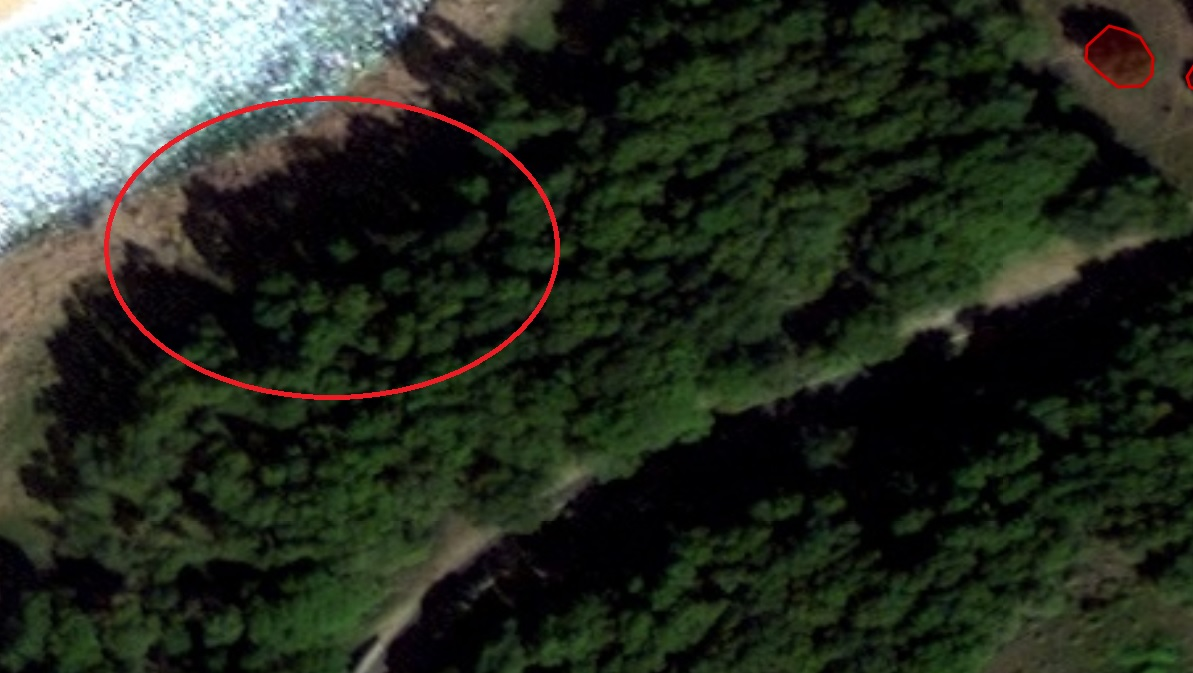
#> input picture imgs/sample_image.jpg, 1193 x 673 px
$ python -i utils.py   (imports and definitions only)   (older library calls are emulated)
#> lines starting #> are read from the running program, lines starting #| are printed output that depends on the picture
# -*- coding: utf-8 -*-
import argparse
import inspect
import numpy as np
import cv2
from scipy.ndimage.filters import median_filter

SAMPLE_SIZE=100
PROCESS=["gamma","kernel","denoise","dehaze", "unsharp", "clahe"]

# [56 lines left out: function parser, not called in this run]

def gamma(image, gamma=1.0):
	"""Adjusts gamma value on input image.
	Parameters
	----------
	image : numpy.ndarray
		A NumPy's ndarray from cv2.imread as an input.
	gamma : float (optional)
		A float containing the gamma value to be adjusted.
		By default it is set to 1.0.
	Returns
	-------
	numpy.ndarray
		A NumPy's ndarray of an image with gamma modified.
	"""
	gamma = gamma or 1.0
	power = (1.0 / gamma)
	table = [((i / 255.0) ** power) * 255.0 for i in np.arange(0, 256)]
	table = np.array([table]).astype("uint8")

	return cv2.LUT(image, table)

# [36 lines left out: functions kernel, denoise, not called in this run]

def get_dark_channel(img):
	"""subfunction for dehaze function (not to be used out of dehaze)
	provides dark channel of an RGB image (1 layer image composed of darkests of RGB pixels)
	Parameters
	----------
	img : numpy.ndarray
		A NumPy's ndarray from cv2.imread as an input.
	Returns
	-------
	numpy.ndarray
		A NumPy's ndarray of an image containing the dark channel.
	"""
	blue, green, red = cv2.split(img)
	dark = cv2.min(cv2.min(blue, green), red)
	kernel = cv2.getStructuringElement(cv2.MORPH_RECT,(15,15))
	return cv2.erode(dark,kernel) #erode filter will remove small white elements from the dark channel (probably noise)

def get_atmospheric_light(img, dark):
	"""subfunction for dehaze function (not to be used out of dehaze)
	provides estimation of the atmosferic light (A) for an image
	Parameters
	----------
	img : numpy.ndarray
		A NumPy's ndarray from cv2.imread as an input.
	dark : numpy.ndarray
		A NumPy's ndarray containing the dark channel of img image (output of get_dark_channel function).
	Returns
	-------
	numpy.ndarray
		A NumPy's ndarray [1,3] containg BGR values for the estimated atmospheric light.
	"""
	img_size = img.shape[0]*img.shape[1]
	dark = dark.reshape(img_size,1)
	sorted_indexes = np.argsort(dark,0)
	sorted_indexes = sorted_indexes[int(0.9*img_size)::] #10% of brightest pixels in the dark channel
	blue, green, red = cv2.split(img)
	gray = (0.299*red + 0.587*green + 0.114*blue) 		#convert RGB to grey
	gray = gray.reshape(img_size, 1)
	position = np.where(gray == max(gray[sorted_indexes]))		#localize brightest grey pixels over lightest dark channel spots
	position = position[0][0]	#position of the lightest grey pixel
	img_vec = img.reshape(img_size,3)

	return (np.array(img_vec[position])).reshape(1,3)			#return RGB values corresponding to the brightest grey pixel - it is assumed it is the atmospheric light

def get_transmission(img, A):
	"""subfunction for dehaze function (not to be used out of dehaze)
	provides map of estimated transmission for an image
	Parameters
	----------
	img : numpy.ndarray
		A NumPy's ndarray from cv2.imread as an input.
	A : numpy.ndarray
		A NumPy's ndarray [1,3] containg BGR values for the atmospheric light.
	Returns
	-------
	numpy.ndarray
		A NumPy's ndarray containg map of estimated transmission.
	"""
	img_t = np.empty(img.shape, img.dtype)
	for layer in range(3):
		#if A[0,layer]==0:
		#	A[0,layer]=1
		img_t[:,:,layer] = img[:,:,layer]/A[0,layer]


	return 1-0.95*get_dark_channel(img_t)

def refine_transmission(img,t_est):
	"""subfunction for dehaze function (not to be used out of dehaze)
	refines map of estimated transmission with soft matting method
	Parameters
	----------
	img : numpy.ndarray
		A NumPy's ndarray from cv2.imread as an input.
	t_est : numpy.ndarray
		A NumPy's ndarray with map of estimated transmission (output of get_transmission function).
	Returns
	-------
	numpy.ndarray
		A NumPy's ndarray containg refined map of transmission.
	"""

	r = 50
	eps = 0.0001

	gray = cv2.cvtColor(img,cv2.COLOR_BGR2GRAY)
	gray = np.float64(gray)/255
	mean_I = cv2.boxFilter(gray,cv2.CV_64F,(r,r))
	mean_p = cv2.boxFilter(t_est, cv2.CV_64F,(r,r))
	mean_Ip = cv2.boxFilter(gray*t_est,cv2.CV_64F,(r,r))
	cov_Ip = mean_Ip - mean_I*mean_p
	mean_II = cv2.boxFilter(gray*gray,cv2.CV_64F,(r,r))
	var_I   = mean_II - mean_I*mean_I
	a = cov_Ip/(var_I + eps)
	b = mean_p - a*mean_I
	mean_a = cv2.boxFilter(a,cv2.CV_64F,(r,r))
	mean_b = cv2.boxFilter(b,cv2.CV_64F,(r,r))

	return mean_a*gray + mean_b

def recover(img, t, A):
	"""subfunction for dehaze function (not to be used out of dehaze)
	recovers dehazed image for a hazed one
	Parameters
	----------
	img : numpy.ndarray
		A NumPy's ndarray from cv2.imread as an input.
	t : numpy.ndarray
		A NumPy's ndarray with map of transmission (output refine_transmission function).
	A : numpy.ndarray
		A NumPy's ndarray [1,3] containg BGR values for the atmospheric light.
	Returns
	-------
	numpy.ndarray
		A NumPy's ndarray containg dehazed BGR image.
	"""
	img_t = np.empty(img.shape, img.dtype)
	t = cv2.max(t,0.1) 	#make sure that transmission is not 0

	for layer in range(3):
		img_t[:,:,layer] = (img[:,:,layer]-A[0,layer])/t + A[0,layer]

	img_t[img_t<0]=0

	return img_t

def dehaze(image):
	"""	dehazing of an image based on Dark Channel Prior method
	Parameters
	----------
	image : numpy.ndarray
		A NumPy's ndarray from cv2.imread as an input.

	Returns
	-------
	numpy.ndarray
		A NumPy's ndarray with the dahazed image.
	"""
	img_norm = image.astype('float64')/255
	dark_channel = get_dark_channel(img_norm)
	A = get_atmospheric_light(img_norm, dark_channel)
	t_est = get_transmission(img_norm, A)
	t = refine_transmission(image, t_est)
	modified_64 = recover(img_norm, t, A)
	modified = (modified_64*255).astype('uint8')

	return modified

# [54 lines left out: functions unsharp, unsharp_channel, not called in this run]

def clahe(image, clip_limit=2.0, tile_grid_size=8, apply=1):
    """Contrast Limited Adaptive Histogram Equalization
    Based on https://stackoverflow.com/questions/25008458/how-to-apply-clahe-on-rgb-color-images
    Parameters
    ----------
    img : numpy.ndarray
        A NumPy's ndarray from cv2.imread as an input.
    clip_limit: float
        Clip threshold for CLAHE
    tile_grid_size: int
        Size of the grid to perform CLAHE calculation
    apply: int
        Set this if you want to reapply clahe to reduce the clip overshoot
    Returns
    -------
    numpy.ndarray
        A NumPy's ndarray of an image
    """
    clip_limit = clip_limit or 2.0
    tile_grid_size = tile_grid_size or 8
    apply = apply or 1
    he = cv2.createCLAHE(
        clipLimit=clip_limit, tileGridSize=(tile_grid_size, tile_grid_size)
    )
    lab = cv2.cvtColor(image, cv2.COLOR_BGR2LAB)
    lab_planes = cv2.split(lab)
    for _ in range(apply):
        lab_planes[0] = he.apply(lab_planes[0])  # Lightness component
    lab = cv2.merge(lab_planes)
    return cv2.cvtColor(lab, cv2.COLOR_LAB2BGR)

# [132 lines left out: functions compare, compare_all, get_shape_and_new_dim, get_zoom, get_process_opts, get_window_title and 1 more, not called in this run]

def sequence(image):
	"""Applies sequence of filters to an image
	Parameters
	----------
	image : numpy.ndarray
		The raw image.

	Returns
	-------
	numpy.ndarray
		A NumPy's ndarray of the image processed with seqeence of filters.
	"""
	modified = dehaze(image)
	modified = gamma(modified, gamma = 1.8)
	modified = clahe(modified)
	modified = kernel(modified, kernel = [[-1,-1,-1],[-1,20,-1],[-1,-1,-1]])

	return modified


# [20 lines not run here, left out]

>>> import cv2
>>> picture = cv2.imread('../imgs/sample_image.jpg')
#> picture is the input picture: shape (673, 1193, 3); mean B, G, R 36.1, 46.8, 40.9
>>> result = sequence(picture)
#> in get_dark_channel, `return cv2.erode(dark,kernel)`:
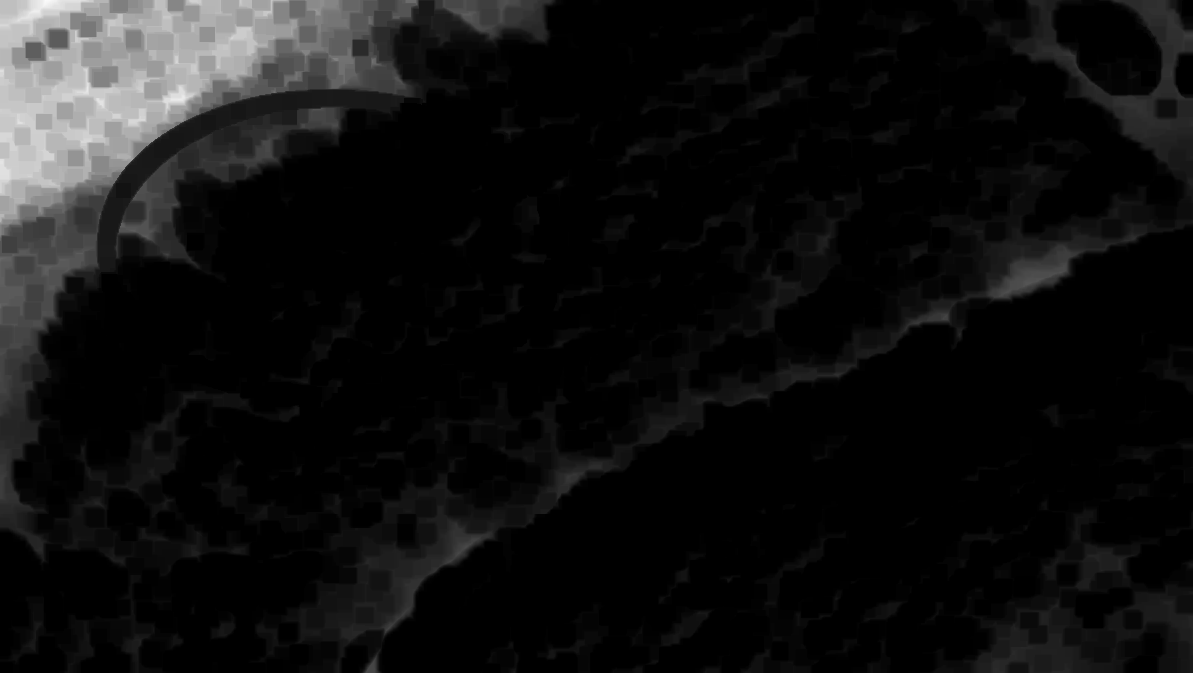
#> returned value: shape (673, 1193) float64; min 0, max 0.984, mean 0.0658
#> in get_atmospheric_light, `position = np.where(gray == max(gray[sorted_indexes]))`: position = 14 positions, rows 48 to 118285, columns 0 to 0
#> in get_atmospheric_light, `position = position[0][0]`: position = 48
#> in dehaze, `A = get_atmospheric_light(img_norm, dark_channel)`: A = [[1, 1, 1]]
#> in refine_transmission, `b = mean_p - a*mean_I`:
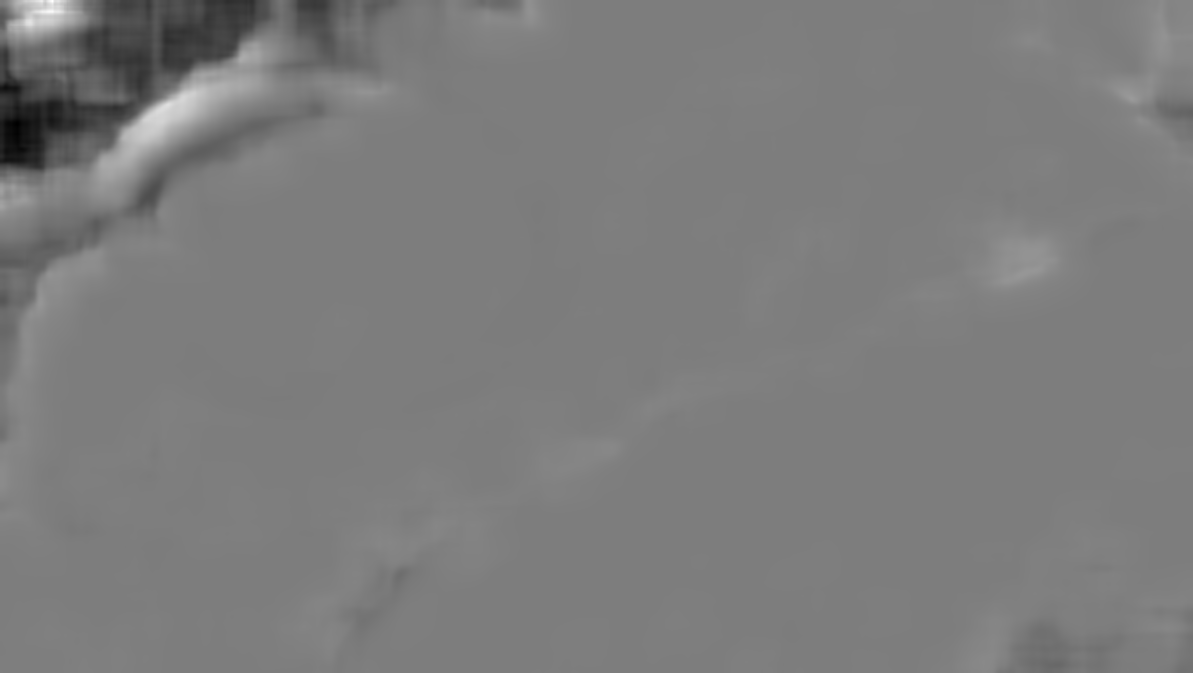
#> b: shape (673, 1193) float64; min 0.172, max 1.86, mean 0.996; drawn with min black and max white
#> in refine_transmission, `mean_a = cv2.boxFilter(a,cv2.CV_64F,(r,r))`:
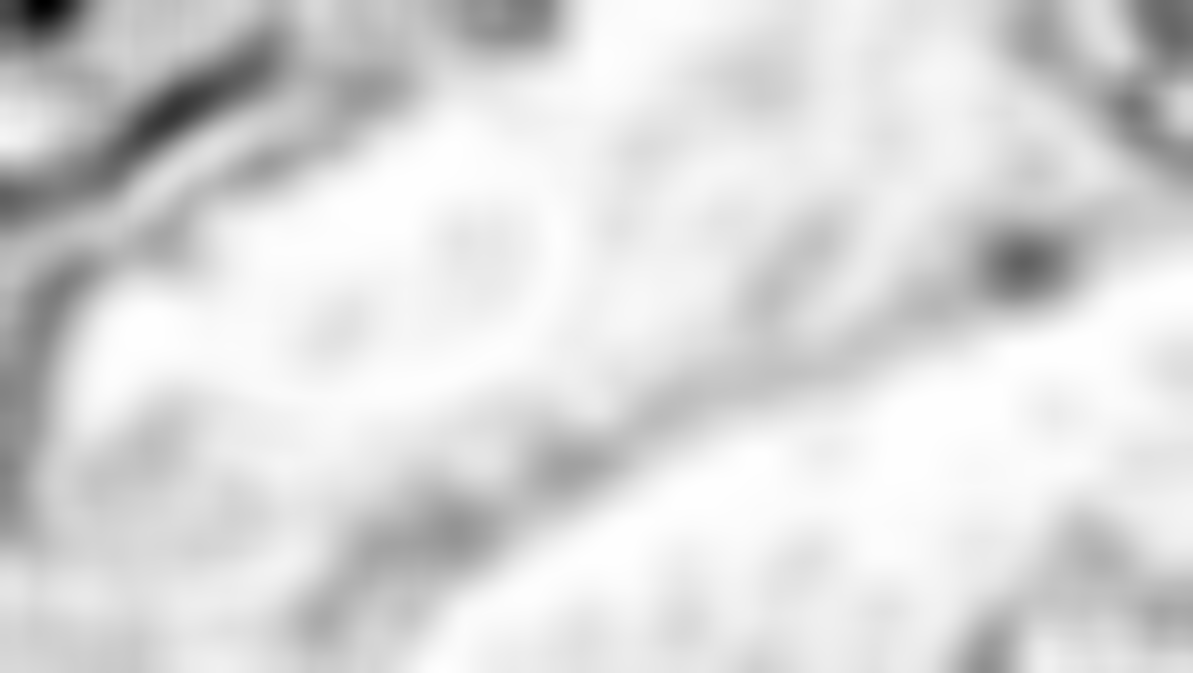
#> mean_a: shape (673, 1193) float64; min -1.29, max 2.45e-12, mean -0.193; drawn with min black and max white
#> in refine_transmission, `mean_b = cv2.boxFilter(b,cv2.CV_64F,(r,r))`:
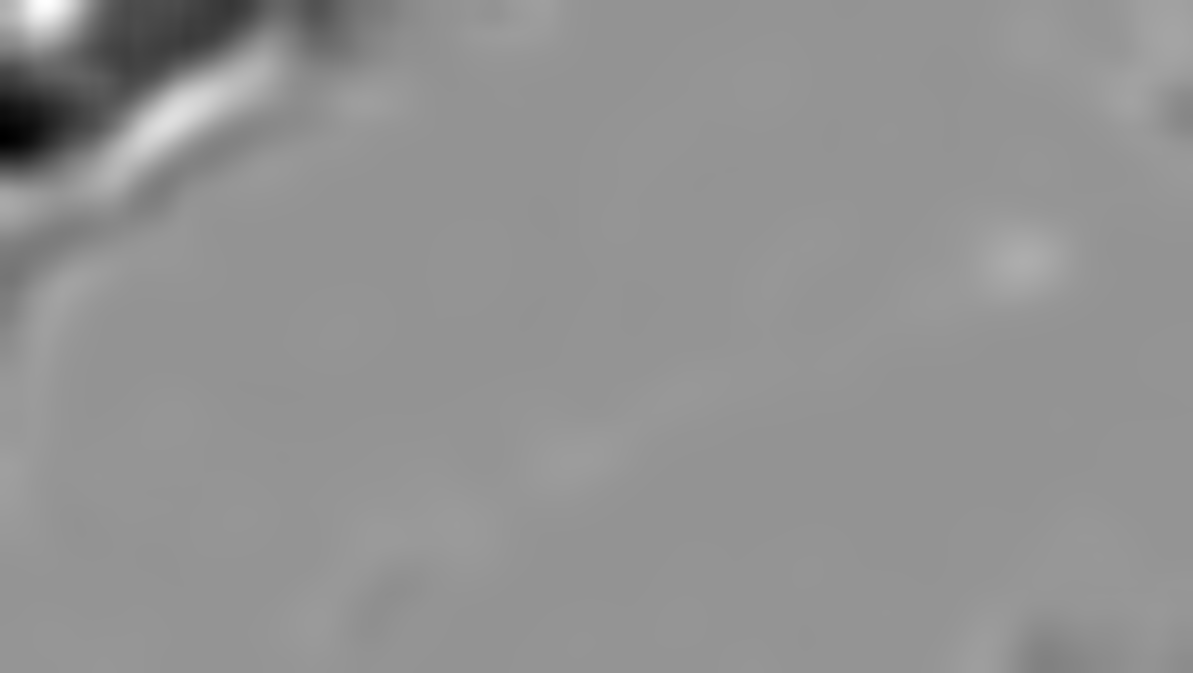
#> mean_b: shape (673, 1193) float64; min 0.307, max 1.5, mean 0.996; drawn with min black and max white
#> in gamma, `return cv2.LUT(image, table)`:
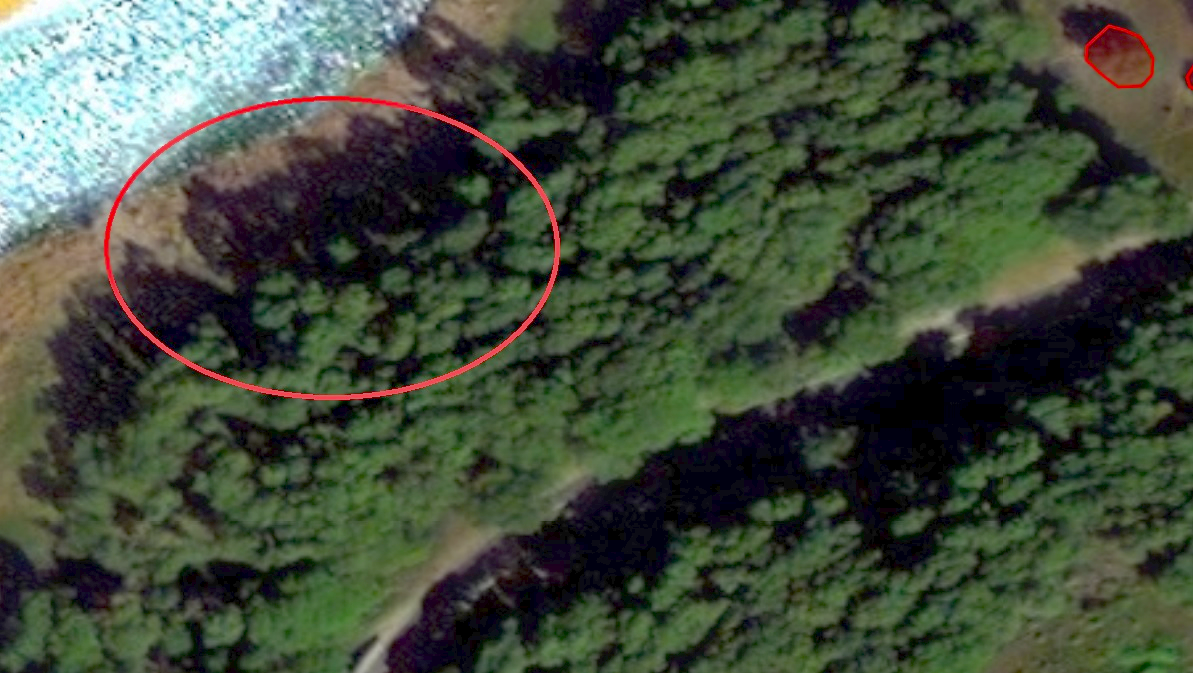
#> returned value: shape (673, 1193, 3); mean of channels 0, 1, 2 60.6, 76.3, 66.5; drawn as B, G, R
#> in clahe, `lab = cv2.cvtColor(image, cv2.COLOR_BGR2LAB)`: lab: shape (673, 1193, 3); mean of channels 0, 1, 2 78.2, 121.3, 136.3
#> (the run stopped early here; a loop or call above may not have finished)
